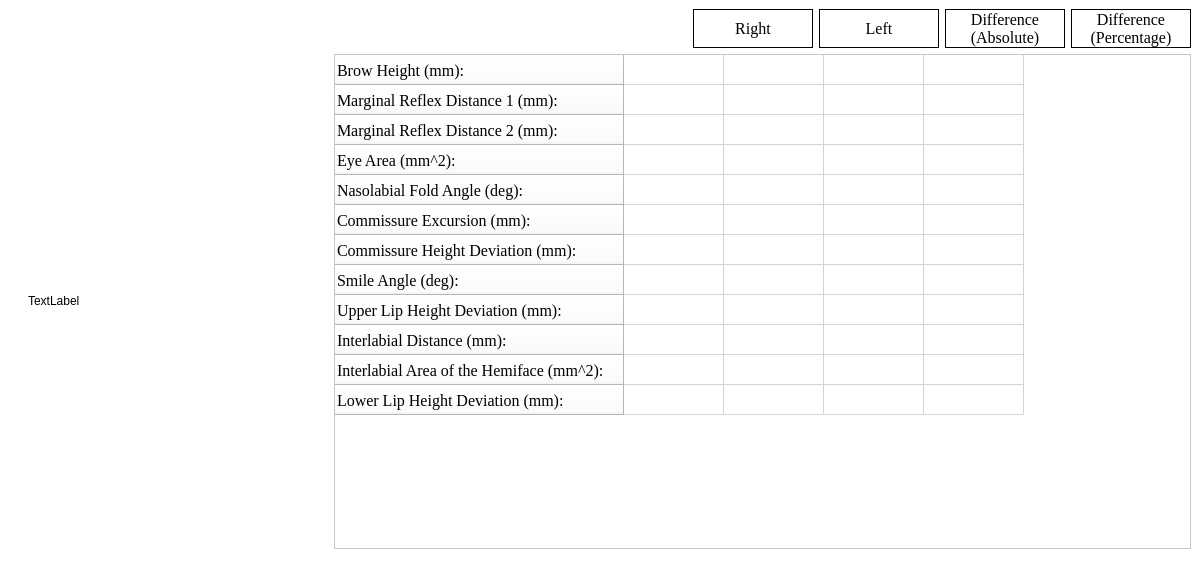
<?xml version="1.0" encoding="UTF-8"?>
<ui version="4.0">
 <class>MainWindow</class>
 <widget class="QMainWindow" name="MainWindow">
  <property name="geometry">
   <rect>
    <x>0</x>
    <y>0</y>
    <width>1200</width>
    <height>580</height>
   </rect>
  </property>
  <property name="minimumSize">
   <size>
    <width>1200</width>
    <height>580</height>
   </size>
  </property>
  <property name="maximumSize">
   <size>
    <width>1200</width>
    <height>580</height>
   </size>
  </property>
  <property name="windowTitle">
   <string>MainWindow</string>
  </property>
  <property name="styleSheet">
   <string notr="true">background-color: rgb(255, 255, 255);</string>
  </property>
  <widget class="QWidget" name="centralwidget">
   <layout class="QGridLayout" name="gridLayout">
    <item row="0" column="3">
     <widget class="QLabel" name="columnHeader1">
      <property name="minimumSize">
       <size>
        <width>120</width>
        <height>0</height>
       </size>
      </property>
      <property name="maximumSize">
       <size>
        <width>95</width>
        <height>16777215</height>
       </size>
      </property>
      <property name="font">
       <font>
        <family>Times New Roman</family>
        <pointsize>12</pointsize>
       </font>
      </property>
      <property name="frameShape">
       <enum>QFrame::Box</enum>
      </property>
      <property name="text">
       <string>Right</string>
      </property>
      <property name="alignment">
       <set>Qt::AlignCenter</set>
      </property>
     </widget>
    </item>
    <item row="0" column="4">
     <widget class="QLabel" name="columnHeader2">
      <property name="minimumSize">
       <size>
        <width>120</width>
        <height>0</height>
       </size>
      </property>
      <property name="maximumSize">
       <size>
        <width>95</width>
        <height>16777215</height>
       </size>
      </property>
      <property name="font">
       <font>
        <family>Times New Roman</family>
        <pointsize>12</pointsize>
       </font>
      </property>
      <property name="frameShape">
       <enum>QFrame::Box</enum>
      </property>
      <property name="text">
       <string>Left</string>
      </property>
      <property name="alignment">
       <set>Qt::AlignCenter</set>
      </property>
     </widget>
    </item>
    <item row="1" column="2" colspan="5">
     <widget class="QTableWidget" name="resultTable">
      <property name="minimumSize">
       <size>
        <width>0</width>
        <height>0</height>
       </size>
      </property>
      <property name="font">
       <font>
        <family>Times New Roman</family>
        <pointsize>12</pointsize>
       </font>
      </property>
      <property name="lineWidth">
       <number>0</number>
      </property>
      <property name="verticalScrollBarPolicy">
       <enum>Qt::ScrollBarAlwaysOff</enum>
      </property>
      <property name="horizontalScrollBarPolicy">
       <enum>Qt::ScrollBarAlwaysOff</enum>
      </property>
      <property name="sizeAdjustPolicy">
       <enum>QAbstractScrollArea::AdjustToContents</enum>
      </property>
      <property name="selectionMode">
       <enum>QAbstractItemView::SingleSelection</enum>
      </property>
      <property name="wordWrap">
       <bool>true</bool>
      </property>
      <attribute name="horizontalHeaderVisible">
       <bool>false</bool>
      </attribute>
      <attribute name="verticalHeaderCascadingSectionResizes">
       <bool>false</bool>
      </attribute>
      <attribute name="verticalHeaderHighlightSections">
       <bool>true</bool>
      </attribute>
      <attribute name="verticalHeaderShowSortIndicator" stdset="0">
       <bool>false</bool>
      </attribute>
      <attribute name="verticalHeaderStretchLastSection">
       <bool>false</bool>
      </attribute>
      <row>
       <property name="text">
        <string>Brow Height (mm):</string>
       </property>
       <property name="font">
        <font>
         <family>Times New Roman</family>
         <pointsize>12</pointsize>
        </font>
       </property>
      </row>
      <row>
       <property name="text">
        <string>Marginal Reflex Distance 1 (mm):</string>
       </property>
       <property name="font">
        <font>
         <family>Times New Roman</family>
         <pointsize>12</pointsize>
        </font>
       </property>
      </row>
      <row>
       <property name="text">
        <string>Marginal Reflex Distance 2 (mm):</string>
       </property>
       <property name="font">
        <font>
         <family>Times New Roman</family>
         <pointsize>12</pointsize>
        </font>
       </property>
      </row>
      <row>
       <property name="text">
        <string>Eye Area (mm^2):</string>
       </property>
       <property name="font">
        <font>
         <family>Times New Roman</family>
         <pointsize>12</pointsize>
        </font>
       </property>
      </row>
      <row>
       <property name="text">
        <string>Nasolabial Fold Angle (deg):</string>
       </property>
       <property name="font">
        <font>
         <family>Times New Roman</family>
         <pointsize>12</pointsize>
        </font>
       </property>
      </row>
      <row>
       <property name="text">
        <string>Commissure Excursion (mm):</string>
       </property>
       <property name="font">
        <font>
         <family>Times New Roman</family>
         <pointsize>12</pointsize>
        </font>
       </property>
      </row>
      <row>
       <property name="text">
        <string>Commissure Height Deviation (mm):</string>
       </property>
       <property name="font">
        <font>
         <family>Times New Roman</family>
         <pointsize>12</pointsize>
        </font>
       </property>
      </row>
      <row>
       <property name="text">
        <string>Smile Angle (deg):</string>
       </property>
       <property name="font">
        <font>
         <family>Times New Roman</family>
         <pointsize>12</pointsize>
        </font>
       </property>
      </row>
      <row>
       <property name="text">
        <string>Upper Lip Height Deviation (mm):</string>
       </property>
       <property name="font">
        <font>
         <family>Times New Roman</family>
         <pointsize>12</pointsize>
        </font>
       </property>
      </row>
      <row>
       <property name="text">
        <string>Interlabial Distance (mm):</string>
       </property>
       <property name="font">
        <font>
         <family>Times New Roman</family>
         <pointsize>12</pointsize>
        </font>
       </property>
      </row>
      <row>
       <property name="text">
        <string>Interlabial Area of the Hemiface (mm^2):</string>
       </property>
       <property name="font">
        <font>
         <family>Times New Roman</family>
         <pointsize>12</pointsize>
        </font>
       </property>
      </row>
      <row>
       <property name="text">
        <string>Lower Lip Height Deviation (mm):</string>
       </property>
       <property name="font">
        <font>
         <family>Times New Roman</family>
         <pointsize>12</pointsize>
        </font>
       </property>
      </row>
      <column>
       <property name="text">
        <string/>
       </property>
      </column>
      <column>
       <property name="text">
        <string/>
       </property>
      </column>
      <column>
       <property name="text">
        <string/>
       </property>
      </column>
      <column>
       <property name="text">
        <string/>
       </property>
      </column>
     </widget>
    </item>
    <item row="1" column="1" alignment="Qt::AlignHCenter|Qt::AlignVCenter">
     <widget class="QLabel" name="metricsLabel">
      <property name="minimumSize">
       <size>
        <width>300</width>
        <height>468</height>
       </size>
      </property>
      <property name="maximumSize">
       <size>
        <width>300</width>
        <height>468</height>
       </size>
      </property>
      <property name="text">
       <string>TextLabel</string>
      </property>
     </widget>
    </item>
    <item row="0" column="2">
     <widget class="QLabel" name="label_5">
      <property name="minimumSize">
       <size>
        <width>353</width>
        <height>0</height>
       </size>
      </property>
      <property name="text">
       <string/>
      </property>
     </widget>
    </item>
    <item row="0" column="6">
     <widget class="QLabel" name="columnHeader4">
      <property name="minimumSize">
       <size>
        <width>120</width>
        <height>0</height>
       </size>
      </property>
      <property name="maximumSize">
       <size>
        <width>170</width>
        <height>16777215</height>
       </size>
      </property>
      <property name="font">
       <font>
        <family>Times New Roman</family>
        <pointsize>12</pointsize>
       </font>
      </property>
      <property name="frameShape">
       <enum>QFrame::Box</enum>
      </property>
      <property name="text">
       <string>Difference
(Percentage)</string>
      </property>
      <property name="alignment">
       <set>Qt::AlignCenter</set>
      </property>
     </widget>
    </item>
    <item row="0" column="5">
     <widget class="QLabel" name="columnHeader3">
      <property name="minimumSize">
       <size>
        <width>120</width>
        <height>0</height>
       </size>
      </property>
      <property name="maximumSize">
       <size>
        <width>170</width>
        <height>16777215</height>
       </size>
      </property>
      <property name="font">
       <font>
        <family>Times New Roman</family>
        <pointsize>12</pointsize>
       </font>
      </property>
      <property name="frameShape">
       <enum>QFrame::Box</enum>
      </property>
      <property name="text">
       <string>Difference
(Absolute)</string>
      </property>
      <property name="textFormat">
       <enum>Qt::PlainText</enum>
      </property>
      <property name="alignment">
       <set>Qt::AlignCenter</set>
      </property>
     </widget>
    </item>
    <item row="1" column="0">
     <spacer name="horizontalSpacer">
      <property name="orientation">
       <enum>Qt::Horizontal</enum>
      </property>
      <property name="sizeHint" stdset="0">
       <size>
        <width>40</width>
        <height>20</height>
       </size>
      </property>
     </spacer>
    </item>
   </layout>
  </widget>
  <widget class="QMenuBar" name="menubar">
   <property name="geometry">
    <rect>
     <x>0</x>
     <y>0</y>
     <width>1200</width>
     <height>26</height>
    </rect>
   </property>
  </widget>
  <widget class="QStatusBar" name="statusbar"/>
 </widget>
 <resources/>
 <connections/>
</ui>
